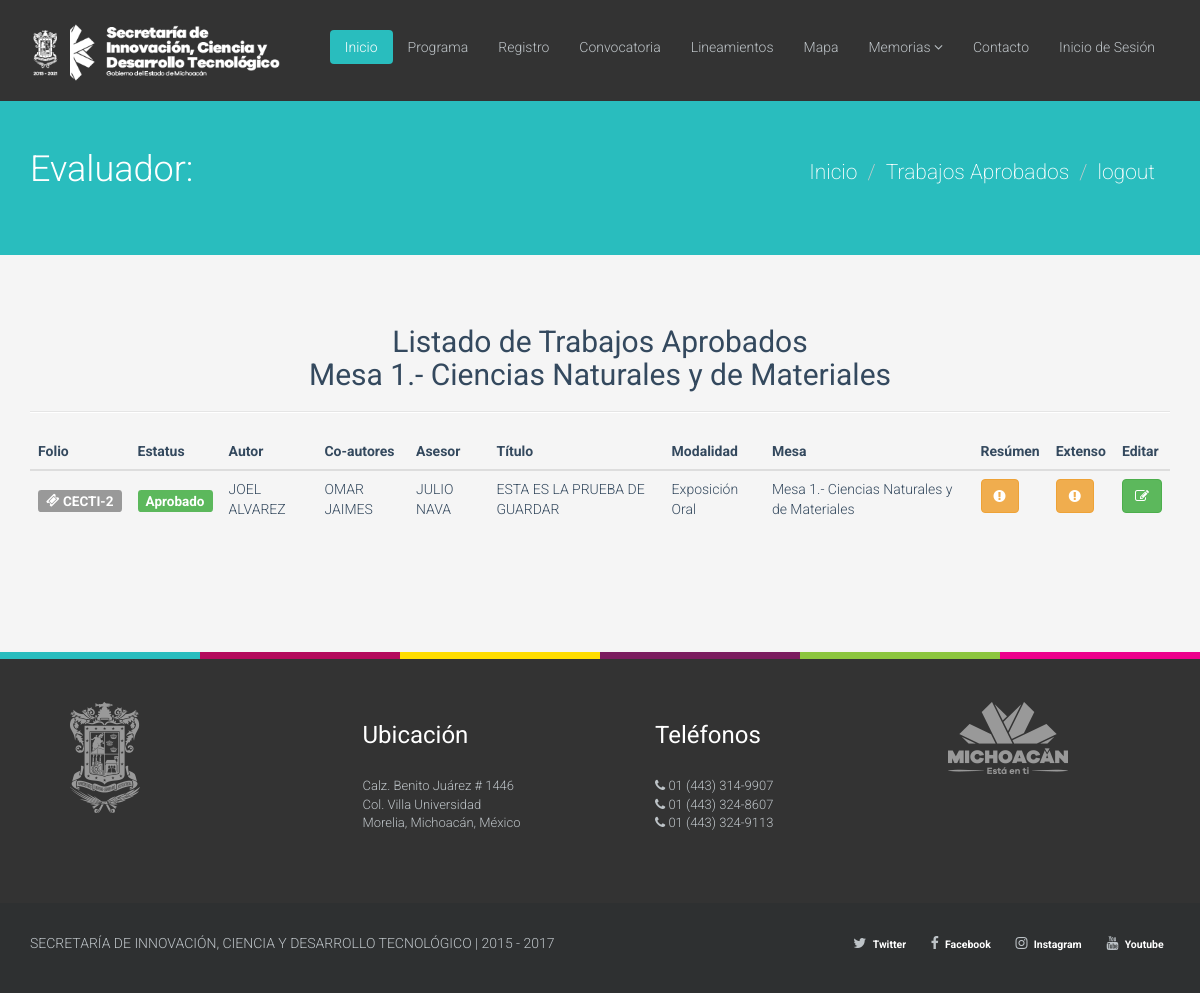
Page /index.php/evaluador/aprobado on the committed database.
### tables this page shows
CREATE TABLE `area_tematica` (
  `id_tematica` int(11) NOT NULL,
  `nombre_tem` varchar(255) NOT NULL
);

CREATE TABLE `usuarios` (
  `id_usuarios` int(11) NOT NULL,
  `nombre` varchar(255) NOT NULL,
  `a_paterno` varchar(255) NOT NULL,
  `a_materno` varchar(255) NOT NULL,
  `edad` int(11) NOT NULL,
  `genero` int(11) NOT NULL,
  `nacionalidad` int(11) NOT NULL,
  `otra_nac` varchar(255) NOT NULL,
  `estado` int(11) NOT NULL,
  `municipio` int(11) NOT NULL,
  `otro_mun` varchar(255) NOT NULL,
  `email` varchar(255) NOT NULL,
  `institucion` int(11) NOT NULL,
  `otra_ins` varchar(255) NOT NULL,
  `facultad` int(11) NOT NULL,
  `otra_fac` varchar(255) NOT NULL,
  `nivel` int(11) NOT NULL,
  `otro_nivel` varchar(255) NOT NULL,
  `mesa` int(11) NOT NULL,
  `modalidad` int(11) NOT NULL,
  `area_id` int(11) DEFAULT NULL,
  `password` varchar(255) NOT NULL,
  `username` varchar(255) NOT NULL,
  `puesto` varchar(100) NOT NULL
);

CREATE TABLE `ponencias` (
  `id_ponencias` int(11) NOT NULL,
  `usuario_id` int(11) NOT NULL,
  `tipo_trabajo_id` int(11) DEFAULT NULL,
  `titulo` mediumtext,
  `autor` varchar(255) DEFAULT NULL,
  `coautores` mediumtext,
  `asesor` varchar(255) DEFAULT NULL,
  `mesa_id` int(11) DEFAULT NULL,
  `c_jovenes` int(11) DEFAULT NULL,
  `archivo_resumen` varchar(255) DEFAULT NULL,
  `archivo_extenso` varchar(255) DEFAULT NULL,
  `status_id` int(11) NOT NULL,
  `fecha_registro` date DEFAULT NULL,
  `fecha_extenso` date DEFAULT NULL
);

CREATE TABLE `tipo` (
  `id_tipo` int(11) NOT NULL,
  `nombre_trabajo` varchar(255) NOT NULL
);

### application/controllers/Evaluador.php (called while the page is built, shortened)
<?php if ( ! defined('BASEPATH')) exit('No direct script access allowed');
class Evaluador extends MY_Controller {
    public function __construct()
    {
        $this->load->model('Evaluador_model');
        $this->load->library("session");
        $this->load->helper('url');
        $this->load->library('pagination');
    }
    public function aprobado()
    {
        $pages=5;
        $this->load->library('pagination');
        $config['per_page'] = $pages;
        $data['ponencias'] = $this->Evaluador_model->list_ponencias(1,$config['per_page'],$this->uri->segment(3));
        $this->load->view("theme/header");
        $this->load->view("theme/menu");
        $this->load->view("evaluador/listado_aprobados",$data);
        $this->load->view("theme/footer");
    }
}

### index.php (called while the page is built, shortened)
<?php
require_once BASEPATH.'core/CodeIgniter.php';

### application/models/Evaluador_model.php (called while the page is built, shortened)
<?php if ( ! defined('BASEPATH')) exit('No direct script access allowed');
class Evaluador_model extends CI_Model {
  function get_total_ponencias($id_ponencias = false){
    $this->db->select('u.username,u.nombre,u.a_paterno,u.a_materno,p.id_ponencias,p.titulo,p.autor,p.coautores,p.asesor,p.titulo, s.status, p.archivo_resumen, p.archivo_extenso, t.nombre_trabajo, a.nombre_tem');
   $this->db->from('usuarios u');
   $this->db->join('ponencias p', 'u.id_usuarios = p.usuario_id');
   $this->db->join('status s', 'p.status_id = s.id_status');
   $this->db->join('tipo t', 'p.tipo_trabajo_id = t.id_tipo');
   $this->db->join('area_tematica a', 'p.mesa_id = a.id_tematica');
   $this->db->where('p.mesa_id',$id_ponencias);
    $consulta = $this->db->get();
        if($consulta->num_rows() > 0 )
        {
            return $consulta->result();
        }else{
          return FALSE;
        }
  }
    public function list_ponencias($id_ponencias = false,$porpagina,$segmento)
    {
    $this->db->select('u.username,u.nombre,u.a_paterno,u.a_materno,p.id_ponencias,p.titulo,p.autor,p.coautores,p.asesor,p.titulo, s.status, p.archivo_resumen, p.archivo_extenso, t.nombre_trabajo, a.nombre_tem');
   $this->db->from('usuarios u');
   $this->db->join('ponencias p', 'u.id_usuarios = p.usuario_id');
   $this->db->join('status s', 'p.status_id = s.id_status');
   $this->db->join('tipo t', 'p.tipo_trabajo_id = t.id_tipo');
   $this->db->join('area_tematica a', 'p.mesa_id = a.id_tematica');
   $this->db->where('p.mesa_id',$id_ponencias);
    $consulta = $this->db->get();
        if($consulta->num_rows() > 0 )
        {
            return $consulta->result();
        }else{
          return FALSE;
        }
    }
}

### application/views/evaluador/listado_aprobados.php (the view, shortened to what this page needs)
<?php
  $nombre = $this->session->userdata('nombre');
  $a_paterno = $this->session->userdata('a_paterno');
  $a_materno = $this->session->userdata('a_materno');
foreach ($ponencias as $row) {
  $mesa_nombre = $row->nombre_tem;
}
?>
<section id="title" class="emerald">
<div class="container">
<div class="row">
<div class="col-sm-6">
<br>
<br>
<br>
<br>
<br>
<h1>Evaluador: <?php echo $nombre .' '.$a_paterno .' '.$a_materno ?></h1>
</div>
<div class="col-sm-6">
<br>
<br>
<br>
<br>
<ul class="breadcrumb pull-right lead">
    <li class="active"><a href="<?php echo site_url('evaluador/index') ?>">Inicio</a></li>
    <li class="active"><a href="<?php echo site_url('evaluador/aprobado') ?>">Trabajos Aprobados</a></li>
    <li><a href="<?php echo site_url("login/salir") ?>">logout</a></li>
</ul>
</div>
</div>
</div>
</section>
<section id="career" class="container">
<div class="center">
<h2>Listado de Trabajos Aprobados <br> <?php echo $mesa_nombre;?></h2>
</div>
<hr>
<div class="row">
<div class="col-md-12">
<div class="table-responsive">
<table class="table">
     <thead>
 <tr>
            <th>Folio</th>
            <th>Estatus</th>
            <th>Autor</th>
            <th>Co-autores</th>
            <th>Asesor</th>
            <th>Título</th>
            <th>Modalidad</th>
            <th>Mesa</th>
            <th>Resúmen</th>
            <th>Extenso</th>
            <th>Editar</th>
 </tr>
 </thead>
 <tbody>
 <?php
if($ponencias !== FALSE) {
            foreach ($ponencias as $row) {
            if ($row->status === 'Enviado') {
                   $estado = "<h4><span class='label label-info'>Enviado</span></h4>";
              } else if ($row->status === 'Aceptado') {
                   $estado = "<h4><span class='label label-success'>Aprobado</span></h4>";
             } else if ($row->status === 'No aceptado') {
                   $estado = "<h4><span class='label label-danger'>No aprobado</span></h4>";
             } else {
                   $estado = "<h4><span class='label label-default'>Cancelado</span></h4>";
             }
            if (file_exists($row->archivo_resumen) !=" ") {
                $resumen = "<a><button type='button' class='btn btn-warning' data-toggle='tooltip' data-placement='bottom' title='No existe archivo'><i class='fa fa-exclamation-circle' aria-hidden='true'></i></button></a>";
            }else{
                $resumen = "<a href='" . base_url() . "{$row->archivo_resumen}' target='_blank'><button type='button' class='btn btn-danger' data-toggle='tooltip' data-placement='bottom' title='$row->autor'><i class='fa fa-file-pdf-o' aria-hidden='true'></i></button></a>";
            }
            if (file_exists($row->archivo_extenso) !=" ") {
                $extenso = "<a><button type='button' class='btn btn-warning' data-toggle='tooltip' data-placement='bottom' title='No existe archivo'><i class='fa fa-exclamation-circle' aria-hidden='true'></i></button></a>";
            }else{
                $extenso = "<a href='" . base_url() . "{$row->archivo_extenso}' target='_blank'><button type='button' class='btn btn-danger' data-toggle='tooltip' data-placement='bottom' title='$row->autor'><i class='fa fa-file-pdf-o' aria-hidden='true'></i></button></a>";
            }
            if ($row->status === 'Aceptado') {
               echo "<tr>
               <td><h4><span class='label label-default'><i class='fa fa-ticket' aria-hidden='true'></i>  CECTI-$row->id_ponencias</span><h4></td>
               <td>$estado</td>
               <td>$row->autor</td>
               <td>$row->coautores</td>
               <td>$row->asesor</td>
               <td>$row->titulo</td>
               <td>$row->nombre_trabajo</td>
               <td>$row->nombre_tem</td>
               <td>$resumen</td>
               <td>$extenso</td>
               <td><a href='" . base_url() . "evaluador/editar/$row->id_ponencias'><button type='button' class='btn btn-success'><i class='fa fa-pencil-square-o' aria-hidden='true'></i></button></a></td>";
              }
           }
}
?>
 </tbody>
 </table>
</div>
</div>
</div>
</section>

### assets/css/main.css (style rules this page uses)
body { color:#34495e;background:#f5f5f5;font-family:'Roboto',sans-serif;font-weight:300; }
h1,h2,h3,h4,h5,h6 { font-family:'Roboto',sans-serif;font-weight:400; }
a { color:#34495e;-webkit-transition:300ms;-moz-transition:300ms;-o-transition:300ms;transition:300ms; }
hr { border-top:1px solid #e5e5e5;border-bottom:1px solid #fff; }
.btn { font-weight:400; }
body>section { padding:50px 0; }
.turquoise,.green-sea,.sun-flower,.orange,.emerald,.nephrits,.carrot,.pumkin,.peter-river,.belize-hole,.alizarin,.pomegranate,.amethyst,.wisteria,.clouds .silver,.wet-asphalt,.midnight-blue,.concrete,.asbestos { color:#fff; }
.turquoise h1,.green-sea h1,.sun-flower h1,.orange h1,.emerald h1,.nephrits h1,.carrot h1,.pumkin h1,.peter-river h1,.belize-hole h1,.alizarin h1,.pomegranate h1,.amethyst h1,.wisteria h1,.clouds .silver h1,.wet-asphalt h1,.midnight-blue h1,.concrete h1,.asbestos h1,.turquoise h2,.green-sea h2,.sun-flower h2,.orange h2,.emerald h2,.nephrits h2,.carrot h2,.pumkin h2,.peter-river h2,.belize-hole h2,.alizarin h2,.pomegranate h2,.amethyst h2,.wisteria h2,.clouds .silver h2,.wet-asphalt h2,.midnight-blue h2,.concrete h2,.asbestos h2,.turquoise h3,.green-sea h3,.sun-flower h3,.orange h3,.emerald h3,.nephrits h3,.carrot h3,.pumkin h3,.peter-river h3,.belize-hole h3,.alizarin h3,.pomegranate h3,.amethyst h3,.wisteria h3,.clouds .silver h3,.wet-asphalt h3,.midnight-blue h3,.concrete h3,.asbestos h3,.turquoise h4,.green-sea h4,.sun-flower h4,.orange h4,.emerald h4,.nephrits h4,.carrot h4,.pumkin h4,.peter-river h4,.belize-hole h4,.alizarin h4,.pomegranate h4,.amethyst h4,.wisteria h4,.clouds .silver h4,.wet-asphalt h4,.midnight-blue h4,.concrete h4,.asbestos h4,.turquoise h5,.green-sea h5,.sun-flower h5,.orange h5,.emerald h5,.nephrits h5,.carrot h5,.pumkin h5,.peter-river h5,.belize-hole h5,.alizarin h5,.pomegranate h5,.amethyst h5,.wisteria h5,.clouds .silver h5,.wet-asphalt h5,.midnight-blue h5,.concrete h5,.asbestos h5,.turquoise h6,.green-sea h6,.sun-flower h6,.orange h6,.emerald h6,.nephrits h6,.carrot h6,.pumkin h6,.peter-river h6,.belize-hole h6,.alizarin h6,.pomegranate h6,.amethyst h6,.wisteria h6,.clouds .silver h6,.wet-asphalt h6,.midnight-blue h6,.concrete h6,.asbestos h6 { color:#fff; }
.emerald { background-color:#29bdbe; }
#title h1 { margin:0;font-size:36px;font-weight:300; }
.center { text-align:center; }
ul.breadcrumb { margin:20px 0 0;background:transparent; }
ul.breadcrumb>li { text-shadow:none; }
ul.breadcrumb>li>a,ul.breadcrumb>li .divider { color:#fff; }
ul.breadcrumb>li.active { color:rgba(255,255,255,0.7); }
.row>div { margin-bottom:10px; }

### rows in the picture
area_tematica: nombre_tem "Mesa 1.- Ciencias Naturales y de Materiales"
usuarios: ponencias.id_ponencias "2", ponencias.autor "JOEL ALVAREZ", ponencias.coautores "OMAR JAIMES", ponencias.asesor "JULIO NAVA", ponencias.titulo "ESTA ES LA PRUEBA DE GUARDAR", tipo.nombre_trabajo "Exposición Oral", area_tematica.nombre_tem "Mesa 1.- Ciencias Naturales y de Materiales"
